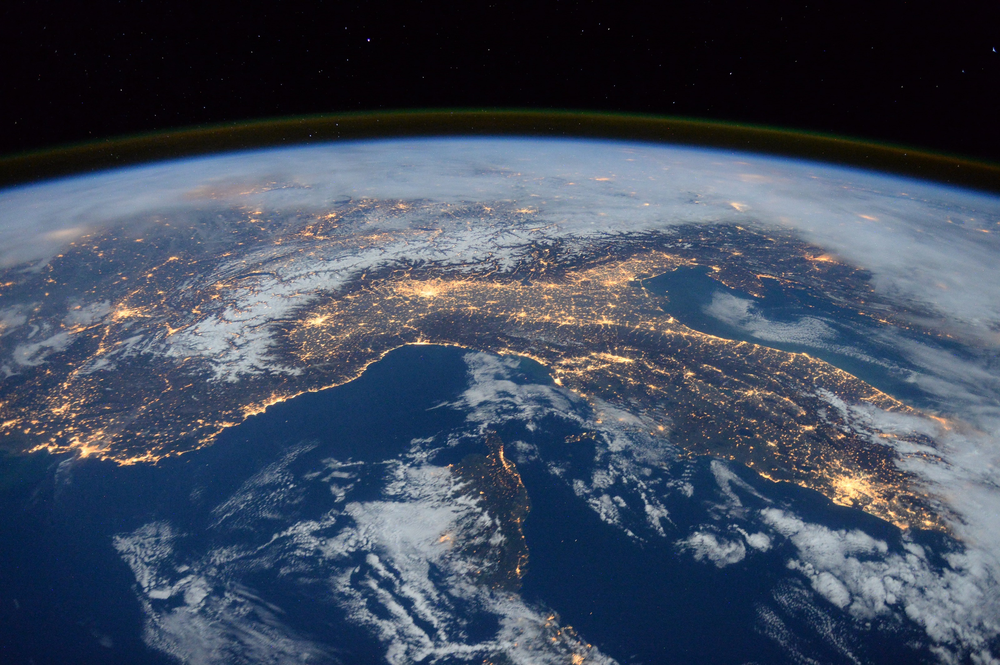
#> input picture figures/sample.png, 1000 x 665 px, shrunk from 3200 x 2129 before the run
$ python conv_emboss.py
#> lines starting #> are read from the running program, lines starting #| are printed output that depends on the picture
#!/usr/bin/env python3
"""
Emboss Convolution Example
Generates relief effect using Emboss kernel on sample.png

This script demonstrates relief effect using the Emboss kernel:
[[-2, -1, 0],
 [-1,  1, 1],
 [ 0,  1, 2]]

The kernel creates a 3D embossed effect by emphasizing directional gradients.
"""

import numpy as np
import matplotlib.pyplot as plt
from PIL import Image
from scipy.signal import convolve2d
import os

def apply_emboss_convolution(image_path, output_path):
    """
    Apply Emboss convolution to create relief effect.

    Args:
        image_path (str): Path to input image
        output_path (str): Path to save output image
    """
#> called with image_path = 'figures/conv2d/conv/../../sample.png', output_path = 'figures/conv2d/conv/conv_emboss.png'
    # Load image and convert to grayscale
    img = Image.open(image_path).convert('L')
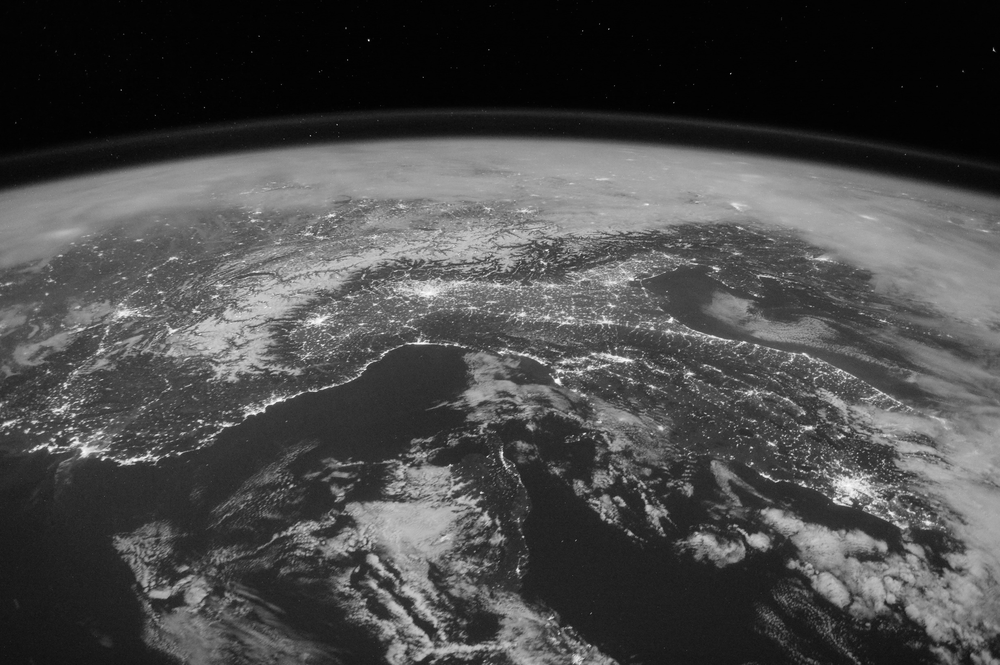
#> img: PIL image 1000x665 L; min 0, max 253, mean 73.7
    img_array = np.array(img)

    # Define Emboss kernel for relief effect
    emboss = np.array([
        [-2, -1, 0],
        [-1,  1, 1],
        [ 0,  1, 2]
    ])

    # Apply convolution
    # Note: scipy.signal.convolve2d flips the kernel, so we need to flip it back
    # to get the correct Emboss effect
    convolved = convolve2d(img_array, emboss[::-1, ::-1], mode='same')
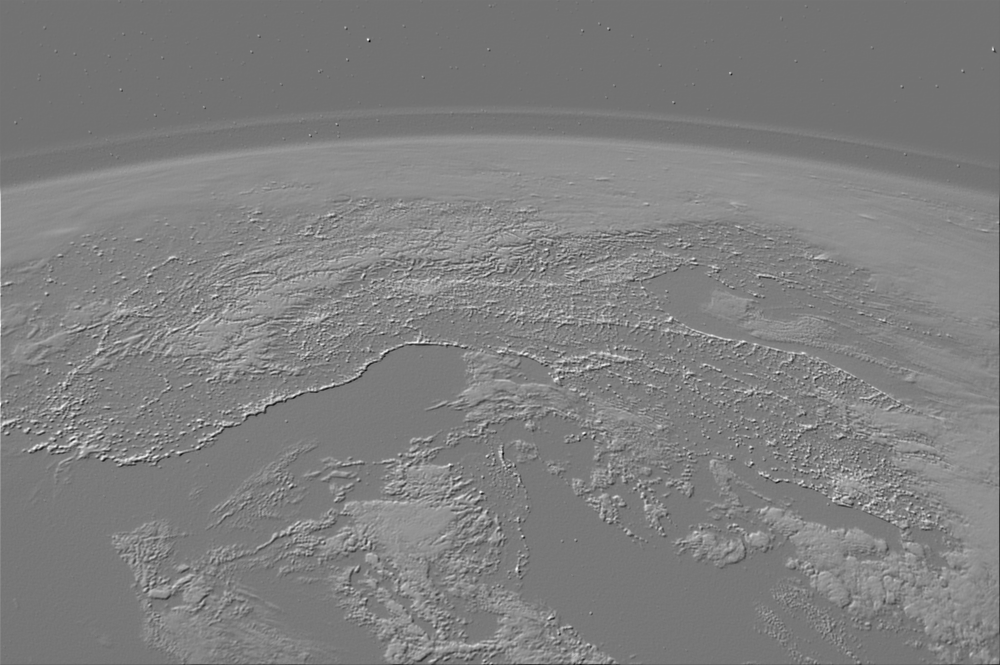
#> convolved: shape (665, 1000) int64; min -617, max 760, mean 74; drawn with min black and max white

    # Normalize the result to 0-255 range
    convolved = np.clip(convolved, 0, 255).astype(np.uint8)
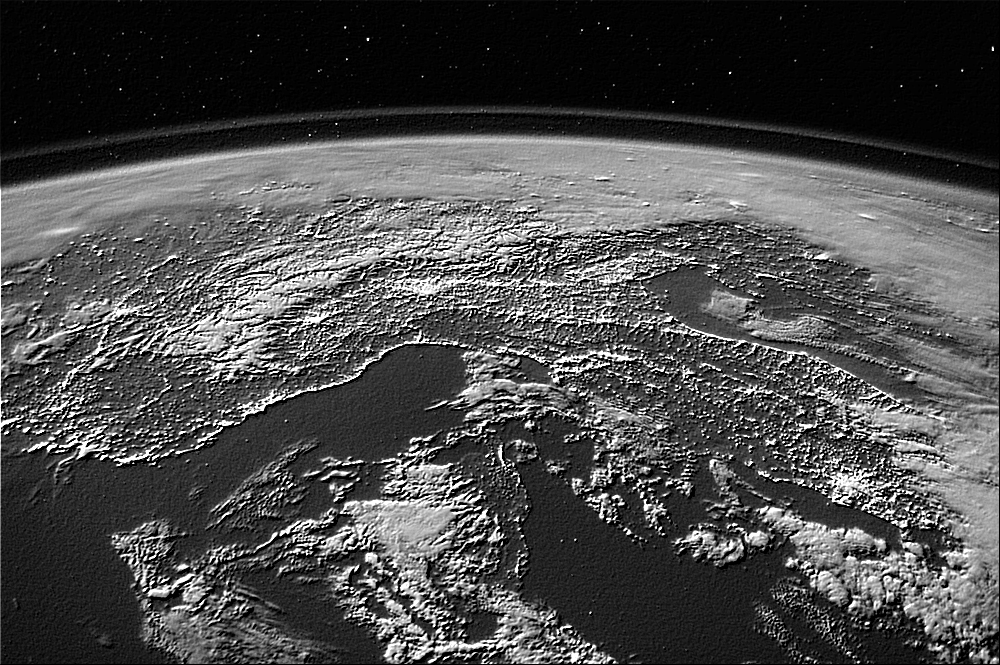
#> convolved: shape (665, 1000); min 0, max 255, mean 75.7

    # Create visualization
    fig, axes = plt.subplots(1, 3, figsize=(15, 5))

    # Original image
    axes[0].imshow(img_array, cmap='gray')
    axes[0].set_title('Original Image')
    axes[0].axis('off')

    # Kernel visualization
    im = axes[1].imshow(emboss, cmap='RdBu_r', vmin=-2, vmax=2)
    axes[1].set_title('Emboss Kernel\n(Relief Effect)')
    axes[1].axis('off')

    # Add kernel values as text
    for i in range(3):
        for j in range(3):
            axes[1].text(j, i, str(emboss[i, j]),
                        ha='center', va='center',
                        color='black', fontweight='bold')

    # Convolved result
    axes[2].imshow(convolved, cmap='gray')
    axes[2].set_title('Emboss Result\n(Relief Effect)')
    axes[2].axis('off')

    plt.tight_layout()
    plt.savefig(output_path, dpi=300, bbox_inches='tight')
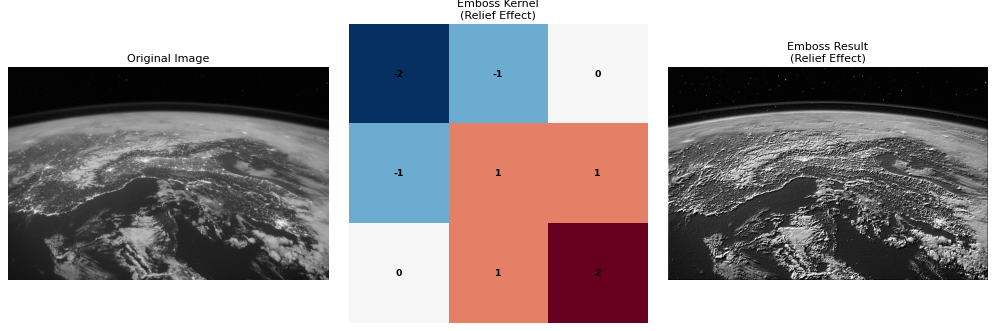
#> figure drawn by matplotlib, 3 panels
    plt.close()

    print(f"Emboss convolution completed. Result saved to: {output_path}")

if __name__ == "__main__":
    # Define paths
    script_dir = os.path.dirname(os.path.abspath(__file__))
    sample_path = os.path.join(script_dir, "..", "..", "sample.png")
    output_path = os.path.join(script_dir, "conv_emboss.png")

    # Check if sample.png exists
    if not os.path.exists(sample_path):
        print(f"Error: sample.png not found at {sample_path}")
        exit(1)

    # Apply convolution and save result
    apply_emboss_convolution(sample_path, output_path)
